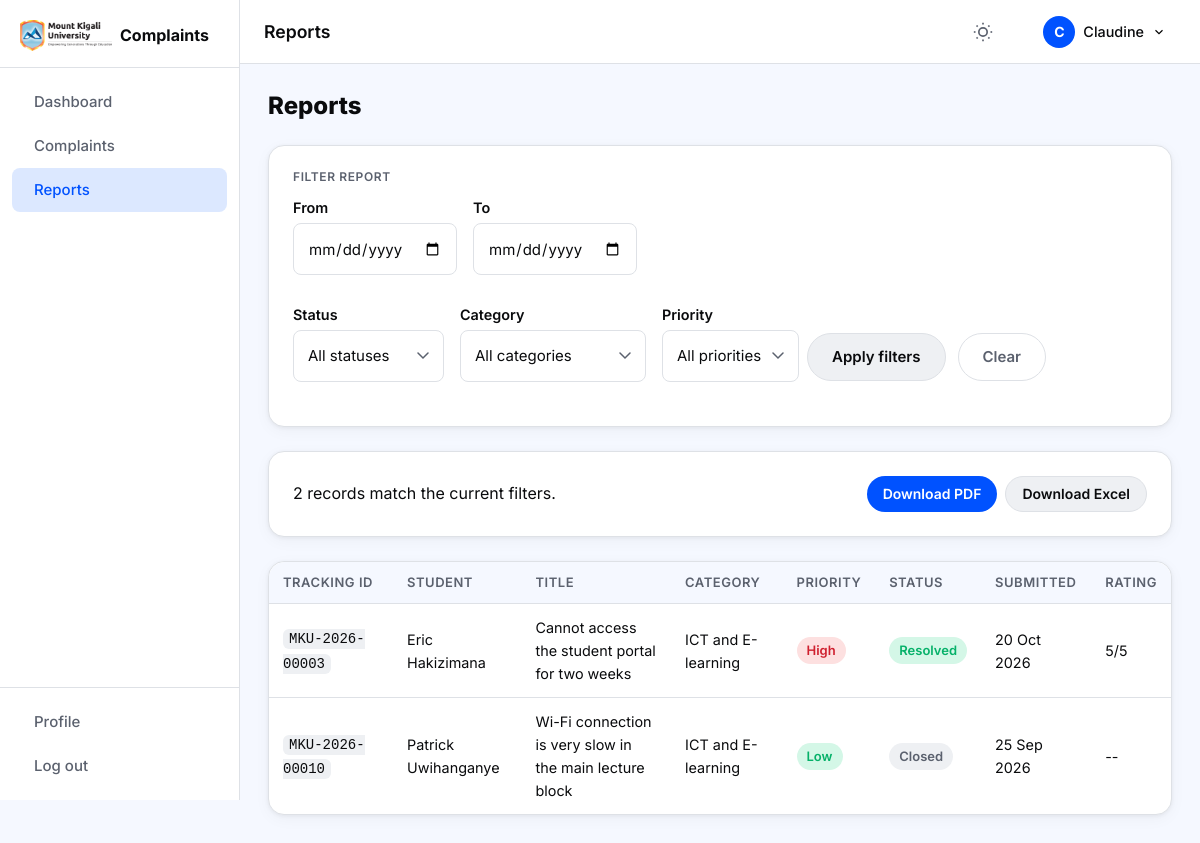
Page /staff/reports.php (signed in) on the committed database.
### tables this page shows
CREATE TABLE `complaints` (
    `id`            INT UNSIGNED NOT NULL AUTO_INCREMENT,
    `tracking_id`   VARCHAR(20)  NOT NULL,
    `student_id`    INT UNSIGNED NOT NULL,
    `is_anonymous`  TINYINT(1)   NOT NULL DEFAULT 0,
    `category`      ENUM(
                        'Academic',
                        'Fees and Finance',
                        'Exams and Results',
                        'Accommodation',
                        'ICT and E-learning',
                        'Library',
                        'Staff Conduct',
                        'Other'
                    ) NOT NULL,
    `title`         VARCHAR(200) NOT NULL,
    `description`   TEXT NOT NULL,
    `priority`      ENUM('Low','Medium','High') NOT NULL DEFAULT 'Low',
    `department_id` INT UNSIGNED DEFAULT NULL,
    `assigned_to`   INT UNSIGNED DEFAULT NULL,
    `status`        ENUM(
                        'Submitted',
                        'Under Review',
                        'In Progress',
                        'Resolved',
                        'Closed',
                        'Rejected',
                        'Escalated'
                    ) NOT NULL DEFAULT 'Submitted',
    `rating`        TINYINT UNSIGNED DEFAULT NULL COMMENT '1-5 student satisfaction after resolution',
    `created_at`    DATETIME NOT NULL DEFAULT CURRENT_TIMESTAMP,
    `updated_at`    DATETIME NOT NULL DEFAULT CURRENT_TIMESTAMP ON UPDATE CURRENT_TIMESTAMP,
    PRIMARY KEY (`id`),
    UNIQUE KEY `uq_tracking_id` (`tracking_id`),
    KEY `idx_student_id`        (`student_id`),
    KEY `idx_status`            (`status`),
    KEY `idx_department_id`     (`department_id`),
    KEY `idx_assigned_to`       (`assigned_to`),
    KEY `idx_created_at`        (`created_at`),
    CONSTRAINT `fk_complaints_student`
        FOREIGN KEY (`student_id`) REFERENCES `users` (`id`)
        ON DELETE CASCADE ON UPDATE CASCADE,
    CONSTRAINT `fk_complaints_department`
        FOREIGN KEY (`department_id`) REFERENCES `departments` (`id`)
        ON DELETE SET NULL ON UPDATE CASCADE,
    CONSTRAINT `fk_complaints_assigned`
        FOREIGN KEY (`assigned_to`) REFERENCES `users` (`id`)
        ON DELETE SET NULL ON UPDATE CASCADE
);

CREATE TABLE `users` (
    `id`              INT UNSIGNED NOT NULL AUTO_INCREMENT,
    `reg_number`      VARCHAR(20)  DEFAULT NULL,
    `full_name`       VARCHAR(100) NOT NULL,
    `email`           VARCHAR(150) NOT NULL,
    `phone`           VARCHAR(20)  DEFAULT NULL,
    `faculty`         VARCHAR(100) DEFAULT NULL,
    `role`            ENUM('student','staff','admin') NOT NULL DEFAULT 'student',
    `department_id`   INT UNSIGNED DEFAULT NULL,
    `password_hash`   VARCHAR(255) NOT NULL,
    `failed_attempts` TINYINT UNSIGNED NOT NULL DEFAULT 0,
    `locked_until`    DATETIME DEFAULT NULL,
    `is_active`       TINYINT(1) NOT NULL DEFAULT 1,
    `created_at`      DATETIME NOT NULL DEFAULT CURRENT_TIMESTAMP,
    PRIMARY KEY (`id`),
    UNIQUE KEY `uq_email`      (`email`),
    UNIQUE KEY `uq_reg_number` (`reg_number`),
    KEY `idx_role`             (`role`),
    KEY `idx_department_id`    (`department_id`),
    CONSTRAINT `fk_users_department`
        FOREIGN KEY (`department_id`) REFERENCES `departments` (`id`)
        ON DELETE SET NULL ON UPDATE CASCADE
);

### includes/functions.php (called while the page is built, shortened)
<?php
function e(string $value): string {
    return htmlspecialchars($value, ENT_QUOTES | ENT_SUBSTITUTE, 'UTF-8');
}
function status_badge_class(string $status): string {
    return match ($status) {
        'Submitted'    => 'blue',
        'Under Review' => 'yellow',
        'In Progress'  => 'orange',
        'Resolved'     => 'green',
        'Closed'       => 'grey',
        'Rejected'     => 'red',
        'Escalated'    => 'purple',
        default        => 'grey',
    };
}
function priority_badge_class(string $priority): string {
    return match ($priority) {
        'High'   => 'red',
        'Medium' => 'orange',
        'Low'    => 'green',
        default  => 'grey',
    };
}

### includes/auth.php (called while the page is built, shortened)
<?php
function get_logged_in_user(): array {
    return [
        'id'            => $_SESSION['user_id']   ?? 0,
        'full_name'     => $_SESSION['user_name']  ?? '',
        'email'         => $_SESSION['user_email'] ?? '',
        'role'          => $_SESSION['user_role']  ?? '',
        'department_id' => $_SESSION['dept_id']    ?? null,
    ];
}

### staff/reports.php (the view, shortened to what this page needs)
<?php
require_once dirname(__DIR__) . '/includes/auth.php';
require_once dirname(__DIR__) . '/includes/functions.php';
$pdo  = get_db();
$user = get_logged_in_user();
$dept = (int)($user['department_id'] ?? 0);
$date_from = trim($_GET['date_from'] ?? '');
$date_to   = trim($_GET['date_to']   ?? '');
$status    = trim($_GET['status']    ?? '');
$category  = trim($_GET['category']  ?? '');
$priority  = trim($_GET['priority']  ?? '');
$where  = ['c.department_id = ?'];
$params = [$dept];
$where_sql = 'WHERE ' . implode(' AND ', $where);
$list_stmt = $pdo->prepare(
    "SELECT c.id, c.tracking_id, c.title, c.category, c.status, c.priority,
            c.is_anonymous, c.created_at, c.updated_at, c.rating,
            u.full_name AS student_name, u.reg_number,
            d.name AS dept_name
     FROM complaints c
     JOIN users u ON u.id = c.student_id
     LEFT JOIN departments d ON d.id = c.department_id
     {$where_sql}
     ORDER BY c.created_at DESC
     LIMIT 200"
);
$list_stmt->execute($params);
$complaints = $list_stmt->fetchAll();
$query = http_build_query(array_filter([
    'date_from'  => $date_from,
    'date_to'    => $date_to,
    'status'     => $status,
    'category'   => $category,
    'priority'   => $priority,
    'dept'       => $dept,
]));
include dirname(__DIR__) . '/includes/header.php';
?>
<div class="page-header">
  <h2 class="page-title">Reports</h2>
</div>
<div class="card" style="margin-bottom:24px">
  <h3 class="card__section-title">Filter report</h3>
  <form method="GET" action="" class="filters-bar__form filters-bar__form--wrap" id="report-filter">
    <div class="form-row form-row--half">
      <div class="form-group">
        <label class="form-label" for="date_from">From</label>
        <input type="date" id="date_from" name="date_from" class="form-input" value="<?= e($date_from) ?>">
      </div>
      <div class="form-group">
        <label class="form-label" for="date_to">To</label>
        <input type="date" id="date_to" name="date_to" class="form-input" value="<?= e($date_to) ?>">
      </div>
    </div>
    <div class="form-row form-row--three">
      <div class="form-group">
        <label class="form-label" for="r_status">Status</label>
        <select id="r_status" name="status" class="form-input form-select">
          <option value="">All statuses</option>
        </select>
      </div>
      <div class="form-group">
        <label class="form-label" for="r_category">Category</label>
        <select id="r_category" name="category" class="form-input form-select">
          <option value="">All categories</option>
        </select>
      </div>
      <div class="form-group">
        <label class="form-label" for="r_priority">Priority</label>
        <select id="r_priority" name="priority" class="form-input form-select">
          <option value="">All priorities</option>
        </select>
      </div>
    </div>
    <div class="form-actions">
      <button type="submit" class="btn btn--secondary"><?= icon('filter') ?> Apply filters</button>
      <a href="?" class="btn btn--ghost">Clear</a>
    </div>
  </form>
</div>
<div class="card report-download-bar" style="margin-bottom:24px">
  <span><?= count($complaints) ?> records match the current filters.</span>
  <div class="report-download-bar__actions">
    <a href="<?= APP_URL ?>/reports/pdf.php?<?= $query ?>" target="_blank"
       class="btn btn--primary btn--sm report-download-btn" data-format="pdf">
      <?= icon('download') ?> <span class="btn__label">Download PDF</span>
    </a>
    <a href="<?= APP_URL ?>/reports/excel.php?<?= $query ?>" target="_blank"
       class="btn btn--secondary btn--sm report-download-btn" data-format="csv">
      <?= icon('download') ?> <span class="btn__label">Download Excel</span>
    </a>
  </div>
</div>
<?php if (empty($complaints)): ?>
  <div class="empty-state card">
    <?= icon('bar-chart') ?>
    <h4>No data matches these filters</h4>
    <p>Try changing the date range or clearing some filters.</p>
  </div>
<?php else: ?>
  <div class="card table-card">
    <div class="table-wrap">
      <table class="table">
        <thead>
          <tr>
            <th scope="col">Tracking ID</th>
            <th scope="col">Student</th>
            <th scope="col">Title</th>
            <th scope="col">Category</th>
            <th scope="col">Priority</th>
            <th scope="col">Status</th>
            <th scope="col">Submitted</th>
            <th scope="col">Rating</th>
          </tr>
        </thead>
        <tbody>
          <?php foreach ($complaints as $c): ?>
          <tr>
            <td><code class="tracking-id"><?= e($c['tracking_id']) ?></code></td>
            <td><?= $c['is_anonymous'] ? '<em>Anonymous</em>' : e($c['student_name']) ?></td>
            <td><?= e($c['title']) ?></td>
            <td><?= e($c['category']) ?></td>
            <td><span class="badge badge--<?= priority_badge_class($c['priority']) ?>"><?= e($c['priority']) ?></span></td>
            <td><span class="badge badge--<?= status_badge_class($c['status']) ?>"><?= e($c['status']) ?></span></td>
            <td><?= date('d M Y', strtotime($c['created_at'])) ?></td>
            <td><?= $c['rating'] ? $c['rating'] . '/5' : '--' ?></td>
          </tr>
          <?php endforeach; ?>
        </tbody>
      </table>
    </div>
  </div>
<?php endif; ?>
<?php include dirname(__DIR__) . '/includes/footer.php'; ?>

### rows in the picture
complaints: tracking "MKU-2026-00003", student.full_name "Eric Hakizimana", title "Cannot access the student portal for two weeks", category "ICT and E-learning", priority "High", status "Resolved", created_at "20 Oct 2026", rating "5"
complaints: tracking "MKU-2026-00010", student.full_name "Patrick Uwihanganye", title "Wi-Fi connection is very slow in the main lecture block", category "ICT and E-learning", priority "Low", status "Closed", created_at "25 Sep 2026"

### other values in the picture
$item['label'] "Dashboard"
$item['label'] "Complaints"
$item['label'] "Reports"
$page_title "Reports"
substr($current_user['full_name'], 0, 1) "C"
explode(' ', $current_user['full_name'])[0] "Claudine"
count($complaints) "2"
